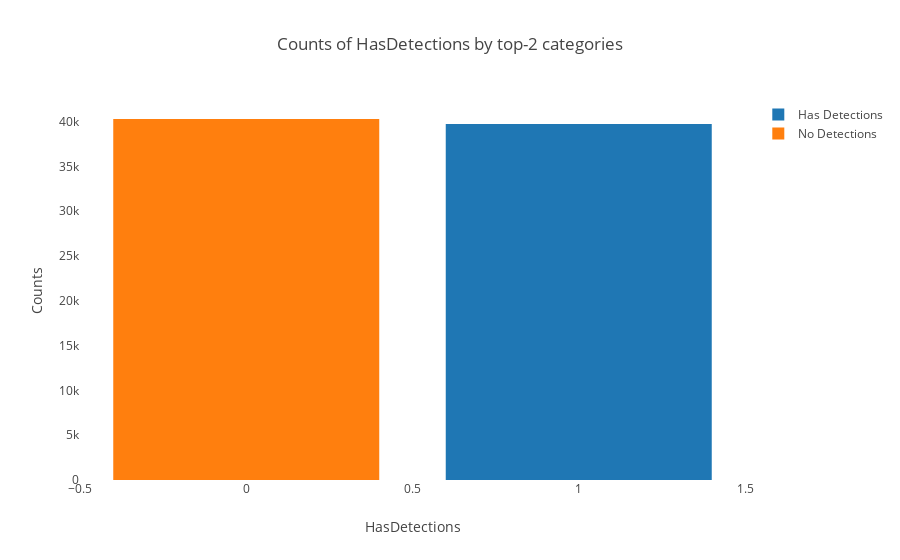

Source (notebook cell):
### Code cell
plot_cat('HasDetections',True)

### Figure 1 — Plotly figure (JSON) as saved in the notebook; plotly's stock layout.template omitted (floating-point values rounded to 4 significant figures)
{"data": [{"name": "Has Detections", "type": "bar", "uid": "572ec87c-1733-4669-870b-0d3739a78090", "x": [1], "y": [39721]}, {"name": "No Detections", "type": "bar", "uid": "d2163a68-9da4-4e0e-96ab-c2b874a84f37", "x": [0], "y": [40279]}], "layout": {"barmode": "group", "legend": {"orientation": "v"}, "title": {"text": "Counts of HasDetections by top-2 categories"}, "xaxis": {"showgrid": false, "showline": false, "title": {"text": "HasDetections"}, "zeroline": false}, "yaxis": {"showgrid": false, "showline": false, "title": {"text": "Counts"}, "zeroline": false}}}
